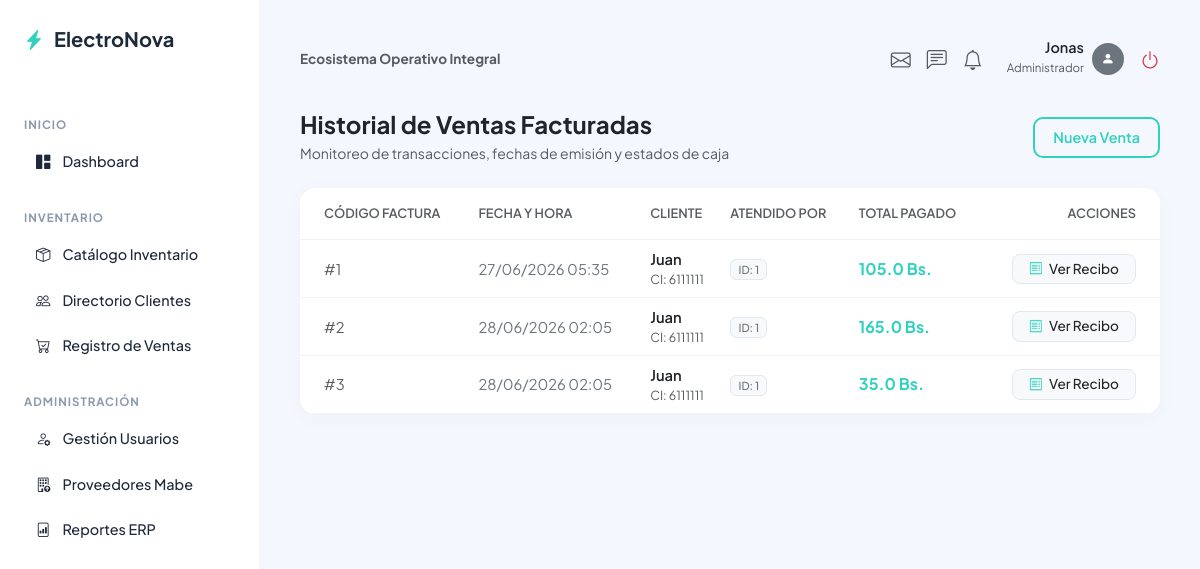
The page /ventas/ (signed in) on the database its author committed.
### app/auth/models.py (models this page shows)
class Usuario(db.Model, UserMixin):
    __tablename__ = "usuarios"
    id = db.Column(db.Integer, primary_key=True)
    username = db.Column(db.String(100), unique=True, nullable=False)
    password = db.Column(db.String(200), nullable=False)
    rol_id = db.Column(db.Integer, db.ForeignKey("roles.id"), nullable=False)
    @property
    def rol(self):
        return self.rol_rel.nombre if self.rol_rel else "Vendedor"

class Rol(db.Model):
    __tablename__ = "roles"
    id = db.Column(db.Integer, primary_key=True)
    nombre = db.Column(db.String(50), unique=True, nullable=False)
    usuarios = db.relationship("Usuario", backref="rol_rel", lazy=True)

### app/ventas/models.py (models this page shows)
class Venta(db.Model):
    __tablename__ = "ventas"
    id = db.Column(db.Integer, primary_key=True)
    fecha = db.Column(db.DateTime, default=datetime.utcnow)
    total = db.Column(db.Float, default=0.0)
    cliente_id = db.Column(db.Integer, db.ForeignKey("clientes.id"), nullable=False)
    usuario_id = db.Column(db.Integer, db.ForeignKey("usuarios.id"), nullable=False)
    detalles = db.relationship("DetalleVenta", backref="venta_rel", cascade="all, delete-orphan", lazy=True)

### app/clientes/models.py (models this page shows)
class Cliente(db.Model):
    __tablename__ = "clientes"
    id = db.Column(db.Integer, primary_key=True)
    nombre = db.Column(db.String(150), nullable=False)
    nit_ci = db.Column(db.String(20), unique=True, nullable=False)
    telefono = db.Column(db.String(20), nullable=True)
    ventas = db.relationship("Venta", backref="cliente_rel", lazy=True)

### app/ventas/routes.py (the view)
@ventas_bp.route("/")
@login_required
def index():
    ventas = Venta.query.all()
    return render_template("ventas/index.html", ventas=ventas)

### app/ventas/templates/ventas/index.html (shortened to what this page needs)
{% extends 'base.html' %}
{% block content %}
<div class="d-flex justify-content-between align-items-center mb-4">
    <div>
        <h4 class="fw-bold mb-1 text-dark">Historial de Ventas Facturadas</h4>
        <p class="text-muted small mb-0">Monitoreo de transacciones, fechas de emisión y estados de caja</p>
    </div>
    <a href="{{ url_for('ventas.create') }}" class="btn btn-cleo-outline">Nueva Venta</a>
</div>
<div class="cleo-card p-0 overflow-hidden">
    <div class="table-responsive">
        <table class="table table-hover align-middle mb-0" style="font-size: 0.92rem;">
            <thead style="background-color: #fafbfc; border-bottom: 1px solid #edf2f7;">
                <tr>
                    <th class="ps-4 py-3 text-muted fw-semibold" style="font-size: 0.8rem; text-transform: uppercase;">Código Factura</th>
                    <th class="py-3 text-muted fw-semibold" style="font-size: 0.8rem; text-transform: uppercase;">Fecha y Hora</th>
                    <th class="py-3 text-muted fw-semibold" style="font-size: 0.8rem; text-transform: uppercase;">Cliente</th>
                    <th class="py-3 text-muted fw-semibold" style="font-size: 0.8rem; text-transform: uppercase;">Atendido Por</th>
                    <th class="py-3 text-muted fw-semibold" style="font-size: 0.8rem; text-transform: uppercase;">Total Pagado</th>
                    <th class="pe-4 py-3 text-end text-muted fw-semibold" style="font-size: 0.8rem; text-transform: uppercase;">Acciones</th>
                </tr>
            </thead>
            <tbody>
                {% for v in ventas %}
                <tr style="border-bottom: 1px solid #f1f5f9;">
                    <td class="ps-4 text-muted">#{{ v.id }}</td>
                    <td class="text-secondary">{{ v.fecha.strftime('%d/%m/%Y %H:%M') }}</td>
                    <td>
                        <div class="fw-semibold text-dark">{{ v.cliente_rel.nombre }}</div>
                        <div class="text-muted small" style="font-size: 0.78rem;">CI: {{ v.cliente_rel.nit_ci }}</div>
                    </td>
                    <td>
                        <span class="badge bg-light text-secondary px-2.5 py-1.5 fw-medium" style="border-radius: 6px; border: 1px solid #e2e8f0;">
                            ID: {{ v.usuario_id }}
                        </span>
                    </td>
                    <td>
                        <span class="fw-bold" style="color: var(--cleo-primary); font-size: 1rem;">{{ v.total }} Bs.</span>
                    </td>
                    <td class="pe-4 text-end">
                        <a href="{{ url_for('ventas.detail', id=v.id) }}" class="btn btn-sm btn-light text-dark fw-medium px-3" style="border-radius: 8px; font-size: 0.85rem; border: 1px solid #e2e8f0;">
                            <i class="bi bi-receipt me-1" style="color: var(--cleo-primary);"></i> Ver Recibo
                        </a>
                    </td>
                </tr>
                {% endfor %}
            </tbody>
        </table>
    </div>
</div>
{% endblock %}

### app/templates/base.html (shortened to what this page needs)
<!DOCTYPE html>
<html lang="es">
<head>
    <link href="https://cdn.jsdelivr.net/npm/bootstrap@5.3.0/dist/css/bootstrap.min.css" rel="stylesheet">
    <link rel="stylesheet" href="https://cdn.jsdelivr.net/npm/bootstrap-icons@1.11.0/font/bootstrap-icons.css">
</head>
<body>
    <div class="wrapper">
        {% if current_user.is_authenticated %}
            <aside class="sidebar">
                <a href="{{ url_for('core.dashboard') }}" class="brand-logo">
                    <i class="bi bi-lightning-charge-fill" style="color: var(--cleo-primary);"></i> ElectroNova
                </a>
                <div class="menu-category">Inicio</div>
                <ul class="nav-menu">
                    <li class="nav-menu-item">
                        <a href="{{ url_for('core.dashboard') }}" class="nav-menu-link">
                            <i class="bi bi-grid-1x2-fill"></i> Dashboard
                        </a>
                    </li>
                </ul>
                <div class="menu-category">Inventario</div>
                <ul class="nav-menu">
                    <li class="nav-menu-item">
                        <a href="{{ url_for('inventario.index') }}" class="nav-menu-link">
                            <i class="bi bi-box-seam"></i> Catálogo Inventario
                        </a>
                    </li>
                    <li class="nav-menu-item">
                        <a href="{{ url_for('clientes.index') }}" class="nav-menu-link">
                            <i class="bi bi-people"></i> Directorio Clientes
                        </a>
                    </li>
                    <li class="nav-menu-item">
                        <a href="{{ url_for('ventas.index') }}" class="nav-menu-link">
                            <i class="bi bi-cart-check"></i> Registro de Ventas
                        </a>
                    </li>
                </ul>
                {% if current_user.rol == 'Administrador' %}
                <div class="menu-category">Administración</div>
                <ul class="nav-menu">
                    <li class="nav-menu-item">
                        <a href="{{ url_for('auth.usuarios_index') }}" class="nav-menu-link">
                            <i class="bi bi-person-gear"></i> Gestión Usuarios
                        </a>
                    </li>
                    <li class="nav-menu-item">
                        <a href="{{ url_for('inventario.proveedores') }}" class="nav-menu-link">
                            <i class="bi bi-building-up"></i> Proveedores Mabe
                        </a>
                    </li>
                    <li class="nav-menu-item">
                        <a href="{{ url_for('core.reportes') }}" class="nav-menu-link">
                            <i class="bi bi-file-bar-graph"></i> Reportes ERP
                        </a>
                    </li>
                </ul>
                {% endif %}
            </aside>
        {% endif %}
        <main class="main-content {% if current_user.is_authenticated %}authenticated{% else %}guest{% endif %}">
            {% if current_user.is_authenticated %}
                <header class="top-bar">
                    <div>
                        <h5 class="fw-bold mb-0 text-muted" style="font-size: 0.85rem;">Ecosistema Operativo Integral</h5>
                    </div>
                    <div class="d-flex align-items-center gap-4">
                        <div class="text-muted d-flex gap-3 fs-5">
                            <i class="bi bi-envelope" style="cursor: pointer;"></i>
                            <i class="bi bi-chat-left-text" style="cursor: pointer;"></i>
                            <i class="bi bi-bell" style="cursor: pointer;"></i>
                        </div>
                        <div class="d-flex align-items-center gap-2">
                            <div class="text-end">
                                <span class="fw-semibold text-dark d-block" style="font-size: 0.9rem; line-height: 1;">{{ current_user.username }}</span>
                                <small class="text-muted" style="font-size: 0.72rem;">{{ current_user.rol }}</small>
                            </div>
                            <div class="bg-secondary rounded-circle d-flex align-items-center justify-content-center text-white" style="width: 32px; height: 32px; font-size: 0.8rem;">
                                <i class="bi bi-person-fill"></i>
                            </div>
                            <a href="{{ url_for('auth.logout') }}" class="text-danger ms-2 fs-5" title="Cerrar Sesión">
                                <i class="bi bi-power"></i>
                            </a>
                        </div>
                    </div>
                </header>
            {% endif %}
            {% block content %}{% endblock %}
        </main>
    </div>
</body>
</html>

### app/templates/base.html (style rules this page uses)
:root { --cleo-bg: #f4f7fe; --cleo-sidebar-bg: #ffffff; --cleo-primary: #30D1BE; --cleo-primary-hover: #26b3a3; --cleo-text-dark: #1e293b; --cleo-text-muted: #8a99ad; --cleo-card-shadow: 0px 4px 20px rgba(0, 0, 0, 0.03); }
body { background-color: var(--cleo-bg); font-family: 'Plus Jakarta Sans', sans-serif; color: var(--cleo-text-dark); overflow-x: hidden; margin: 0; padding: 0; }
.wrapper { display: flex; min-height: 100vh; }
.sidebar { width: 260px; background-color: var(--cleo-sidebar-bg); border-right: 1px solid rgba(0,0,0,0.04); padding: 24px; display: flex; flex-direction: column; position: fixed; height: 100vh; z-index: 100; }
.brand-logo { font-size: 1.25rem; font-weight: 700; color: var(--cleo-text-dark); text-decoration: none; display: flex; align-items: center; gap: 10px; margin-bottom: 40px; }
.menu-category { font-size: 0.72rem; text-transform: uppercase; letter-spacing: 1px; color: var(--cleo-text-muted); font-weight: 700; margin-top: 22px; margin-bottom: 8px; }
.nav-menu { list-style: none; padding-left: 0; margin-bottom: 0; }
.nav-menu-item { margin-bottom: 4px; }
.nav-menu-link { display: flex; align-items: center; gap: 12px; padding: 10px 12px; color: var(--cleo-text-dark); text-decoration: none; font-size: 0.9rem; font-weight: 500; border-radius: 8px; transition: all 0.2s ease; }
.main-content { flex-grow: 1; min-height: 100vh; display: flex; flex-direction: column; }
.main-content.authenticated { margin-left: 260px; padding: 40px; }
.top-bar { display: flex; justify-content: space-between; align-items: center; margin-bottom: 32px; }
.cleo-card { background: #ffffff; border: none; border-radius: 16px; box-shadow: var(--cleo-card-shadow); padding: 24px; margin-bottom: 24px; }
.btn-cleo-outline { background-color: transparent; color: var(--cleo-primary); border: 2px solid var(--cleo-primary); padding: 8px 18px; border-radius: 10px; font-weight: 600; font-size: 0.9rem; transition: all 0.2s ease; text-decoration: none; display: inline-block; }

### rows shown on the page
Usuario: username "Jonas"
Rol: rol "Administrador"
Venta: id "1", fecha "27/06/2026 05:35", cliente_rel.nombre "Juan", cliente_rel.nit_ci "6111111", usuario_id "1", total "105.0"
Venta: id "2", fecha "28/06/2026 02:05", cliente_rel.nombre "Juan", cliente_rel.nit_ci "6111111", usuario_id "1", total "165.0"
Venta: id "3", fecha "28/06/2026 02:05", cliente_rel.nombre "Juan", cliente_rel.nit_ci "6111111", usuario_id "1", total "35.0"
